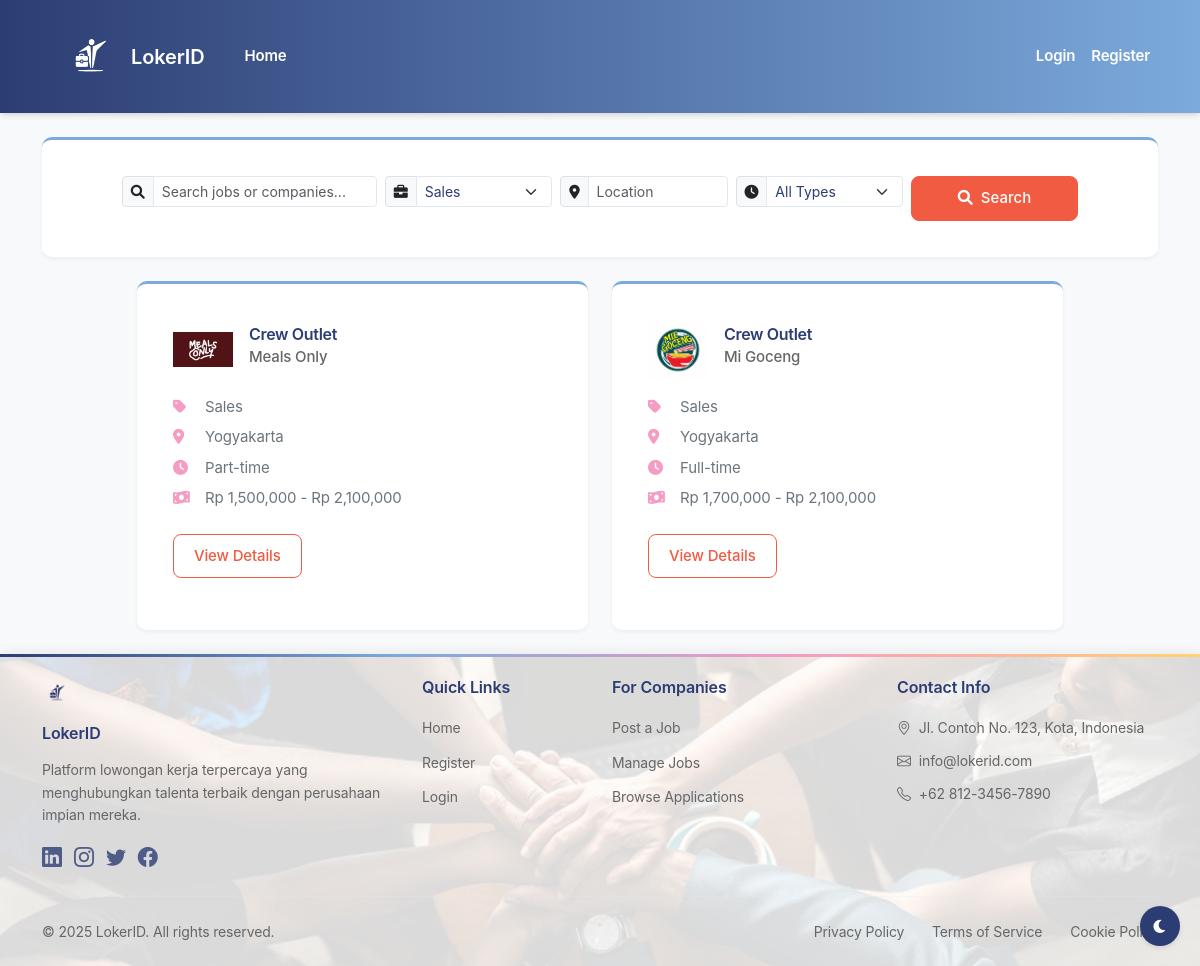
Screenshot of /index.php?category=5 with the database file from the repository.
### tables this page shows
CREATE TABLE job_listings (
    id INT PRIMARY KEY AUTO_INCREMENT,
    company_id INT NOT NULL,
    category_id INT NOT NULL,
    title VARCHAR(255) NOT NULL,
    job_type ENUM('Full-time', 'Part-time', 'Remote', 'Freelance') NOT NULL,
    salary_min DECIMAL(12,2),
    salary_max DECIMAL(12,2),
    location TEXT,
    description TEXT NOT NULL,
    requirements TEXT NOT NULL,
    deadline_date DATE NOT NULL,
    created_at TIMESTAMP DEFAULT CURRENT_TIMESTAMP,
    FOREIGN KEY (company_id) REFERENCES companies(id),
    FOREIGN KEY (category_id) REFERENCES job_categories(id)
);

CREATE TABLE companies (
    id INT PRIMARY KEY AUTO_INCREMENT,
    user_id INT NOT NULL,
    company_name VARCHAR(255) NOT NULL,
    logo_path VARCHAR(255),
    location TEXT,
    FOREIGN KEY (user_id) REFERENCES users(id)
);

CREATE TABLE job_categories (
    id INT PRIMARY KEY AUTO_INCREMENT,
    name VARCHAR(100) NOT NULL
);

### index.php (the view, shortened to what this page needs)
<?php
require_once 'config/database.php';
$search = isset($_GET['search']) ? $_GET['search'] : '';
$category = isset($_GET['category']) ? $_GET['category'] : '';
$location = isset($_GET['location']) ? $_GET['location'] : '';
$query = "
    SELECT
        j.*,
        c.company_name,
        c.logo_path,
        cat.name as category_name
    FROM job_listings j
    JOIN companies c ON j.company_id = c.id
    JOIN job_categories cat ON j.category_id = cat.id
    WHERE j.deadline_date >= CURRENT_DATE()
";
if (!empty($category)) {
    $query .= " AND j.category_id = :category";
}
$query .= " ORDER BY j.created_at DESC";
$stmt = $conn->prepare($query);
if (!empty($category)) {
    $stmt->bindParam(':category', $category);
}
$stmt->execute();
$jobs = $stmt->fetchAll(PDO::FETCH_ASSOC);
$stmt = $conn->query("SELECT * FROM job_categories ORDER BY name");
$categories = $stmt->fetchAll(PDO::FETCH_ASSOC);
?>
<!DOCTYPE html>
<html lang="en">
<head>    <meta charset="UTF-8">
    <link href="https://cdn.jsdelivr.net/npm/bootstrap@5.3.0/dist/css/bootstrap.min.css" rel="stylesheet">
    <link rel="stylesheet" href="https://cdn.jsdelivr.net/npm/bootstrap-icons@1.11.3/font/bootstrap-icons.min.css">
    <link rel="stylesheet" href="https://cdnjs.cloudflare.com/ajax/libs/font-awesome/6.0.0/css/all.min.css">
    <link rel="stylesheet" href="assets/css/style.css">
</head>
<body>
    <?php include 'components/navbar.php'; ?>
    <div class="container mt-4">
        <div class="card mb-4">
            <div class="card-body p-3">
                <form action="" method="GET" class="row g-2 justify-content-center">
                    <div class="col-md-3">
                        <div class="input-group input-group-sm">
                            <span class="input-group-text"><i class="fas fa-search"></i></span>
                            <input type="text" class="form-control" name="search" placeholder="Search jobs or companies..." value="<?php echo htmlspecialchars($search); ?>">
                        </div>
                    </div>
                    <div class="col-md-2">
                        <div class="input-group input-group-sm">
                            <span class="input-group-text"><i class="fas fa-briefcase"></i></span>
                            <select name="category" class="form-select">
                                <?php foreach ($categories as $cat): ?>
                                    <option value="<?php echo $cat['id']; ?>" <?php echo $category == $cat['id'] ? 'selected' : ''; ?>>
                                        <?php echo htmlspecialchars($cat['name']); ?>
                                    </option>
                                <?php endforeach; ?>
                            </select>
                        </div>
                    </div>
                    <div class="col-md-2">
                        <div class="input-group input-group-sm">
                            <span class="input-group-text"><i class="fas fa-map-marker-alt"></i></span>
                            <input type="text" class="form-control" name="location" placeholder="Location" value="<?php echo htmlspecialchars($location); ?>">
                        </div>
                    </div>
                    <div class="col-md-2">
                        <div class="input-group input-group-sm">
                            <span class="input-group-text"><i class="fas fa-clock"></i></span>
                            <select name="job_type" class="form-select">
                                <option value="">All Types</option>
                            </select>
                        </div>
                    </div>
                    <div class="col-md-2">
                        <button type="submit" class="btn btn-primary btn-sm w-100">
                            <i class="fas fa-search me-2"></i>Search
                        </button>
                    </div>
                </form>
            </div>
        </div>
        <div class="row justify-content-center">
            <?php foreach ($jobs as $job): ?>
                <div class="col-md-5 mb-4">
                    <div class="card h-100">
                        <div class="card-body p-3">
                            <div class="d-flex align-items-center mb-3">
                                <img src="<?php echo htmlspecialchars($job['logo_path']); ?>" alt="Company Logo" class="company-logo me-3" style="width: 60px; height: 60px; object-fit: contain;">
                                <div>
                                    <h5 class="card-title mb-1"><?php echo htmlspecialchars($job['title']); ?></h5>
                                    <h6 class="company-name text-muted"><?php echo htmlspecialchars($job['company_name']); ?></h6>
                                </div>
                            </div>
                            <div class="job-info">
                                <p class="mb-2">
                                    <i class="fas fa-tag me-2"></i>
                                    <?php echo htmlspecialchars($job['category_name']); ?>
                                </p>
                                <p class="mb-2">
                                    <i class="fas fa-map-marker-alt me-2"></i>
                                    <?php echo htmlspecialchars($job['location']); ?>
                                </p>
                                <p class="mb-2">
                                    <i class="fas fa-clock me-2"></i>
                                    <?php echo htmlspecialchars($job['job_type']); ?>
                                </p>
                                <?php if ($job['salary_min'] && $job['salary_max']): ?>
                                    <p class="mb-2">
                                        <i class="fas fa-money-bill-wave me-2"></i>
                                        Rp <?php echo number_format($job['salary_min']); ?> -
                                        Rp <?php echo number_format($job['salary_max']); ?>
                                    </p>
                                <?php endif; ?>
                            </div>
                            <a href="job-detail.php?id=<?php echo $job['id']; ?>" class="btn btn-outline-primary mt-3">View Details</a>
                        </div>
                    </div>
                </div>
            <?php endforeach; ?>
        </div>    </div>
    <?php include 'components/footer.php'; ?>
    <button class="theme-toggle" id="themeToggle" title="Toggle Dark/Light Mode">
        <i class="fas fa-moon"></i>
    </button>
</body>
</html>

### assets/css/style.css (style rules this page uses)
:root { --primary: #2C3D73; --secondary: #7CAADC; --accent: #F49CC4; --highlight: #FFD372; --action: #F15B42; --light-bg: #F8F9FB; --border-color: #E2E8F0; --text-primary: #2C3D73; --text-secondary: #666666; --white: #FFFFFF; --card-bg: #FFFFFF; --body-bg: #F8F9FB; --navbar-bg: linear-gradient(to right, var(--primary), var(--secondary)); --shadow-color: rgba(0, 0, 0, 0.1); }
:root { --font-primary: -apple-system, BlinkMacSystemFont, "SF Pro Text", "Segoe UI", Roboto, "Helvetica Neue", Arial, sans-serif; --fs-base: 0.9375rem; --fs-sm: 0.875rem; --fs-lg: 1rem; --fs-xl: 1.125rem; --fs-2xl: 1.25rem; --lh-base: 1.5; --lh-tight: 1.25; }
body { transition: background-color 0.3s ease, color 0.3s ease; background-color: var(--body-bg); color: var(--text-primary); font-family: var(--font-primary); font-weight: 400; font-size: var(--fs-base); line-height: var(--lh-base); letter-spacing: -0.01em; min-height: 100vh; -webkit-font-smoothing: antialiased; -moz-osx-font-smoothing: grayscale; }
* { font-family: inherit; box-sizing: border-box; }
.company-logo { width: 50px; height: 50px; object-fit: cover; border-radius: 8px; }
.card { transition: transform 0.2s ease-in-out; background-color: var(--card-bg); border-color: var(--border-color); box-shadow: 0 2px 4px var(--shadow-color); }
.btn { font-weight: 500; padding: 0.625rem 1.25rem; border-radius: 8px; transition: all 0.2s ease; font-size: var(--fs-base); }
.btn-outline-primary { color: var(--action); border-color: var(--action); background-color: transparent; }
.btn-primary { background-color: var(--action); border-color: var(--action); color: var(--white); }
.job-info { color: #6c757d; }
.job-info i { width: 20px; color: var(--accent); }
.card { border: none; background-color: var(--white); border-radius: 10px; box-shadow: 0 2px 4px rgba(0, 0, 0, 0.05); padding: 1.25rem; margin-bottom: 1rem; border-top: 3px solid var(--secondary); }
.card-title { font-weight: 600; font-size: var(--fs-lg); color: var(--text-primary); margin-bottom: 0.75rem; letter-spacing: -0.02em; }
.job-info p { font-size: var(--fs-base); margin-bottom: 0.5rem; }
.company-name { font-size: var(--fs-base); font-weight: 500; }
.form-control, .form-select { font-size: var(--fs-base); background-color: var(--card-bg); border-color: var(--border-color); color: var(--text-primary); }
.btn { font-size: var(--fs-base); font-weight: 500; }
h5, .h5 { font-size: var(--fs-lg); font-weight: 600; }
h6, .h6 { font-size: var(--fs-base); font-weight: 600; }
.text-muted { color: var(--text-secondary) !important; }
.theme-toggle { position: fixed; bottom: 20px; right: 20px; z-index: 1000; background: var(--primary); color: var(--white); border: none; border-radius: 50%; width: 40px; height: 40px; display: flex; align-items: center; justify-content: center; cursor: pointer; box-shadow: 0 2px 5px var(--shadow-color); transition: all 0.3s ease; }

### rows the page displays
job_listings: company.logo_path (picture), title "Crew Outlet", company.company_name "Meals Only", category.name "Sales", location "Yogyakarta", job_type "Part-time", salary_min "1,500,000", salary_max "2,100,000"
job_listings: company.logo_path (picture), title "Crew Outlet", company.company_name "Mi Goceng", category.name "Sales", location "Yogyakarta", job_type "Full-time", salary_min "1,700,000", salary_max "2,100,000"

### other values shown
form field category "Sales"
